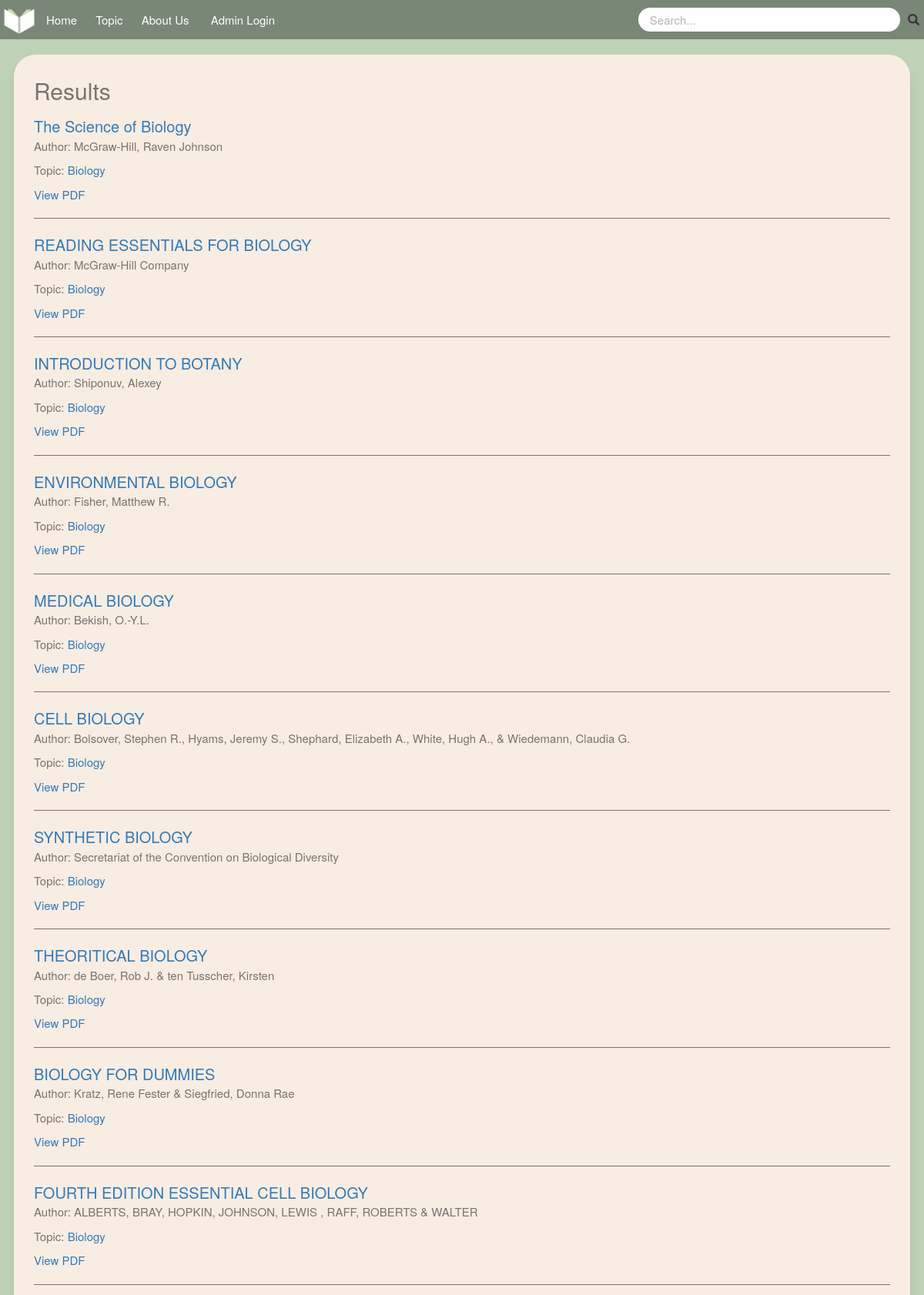
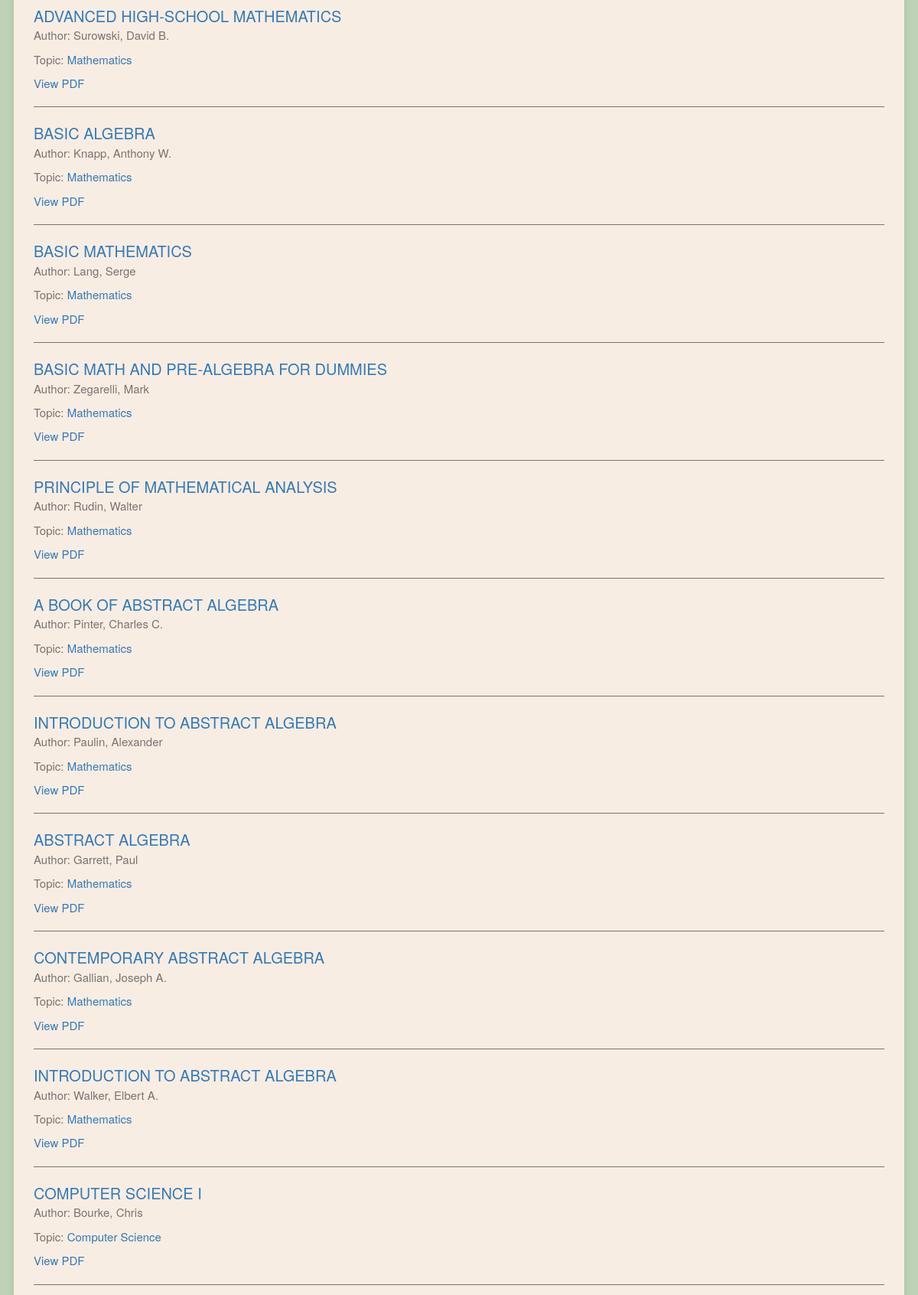
Screenshot of /all (upper part) with the database file from the repository (2 pictures, top to bottom).
### models.py (models this page shows, shortened)
class Book(db.Model):
    __bind_key__ = 'books'
    id = db.Column(db.Integer, primary_key=True)
    title = db.Column(db.String(400), nullable=False)
    author = db.Column(db.String(400), nullable=False)
    url = db.Column(db.String(600), nullable=False)
    topic = db.Column(db.String(20), nullable=False)
    summary = db.Column(db.Text, nullable=False)
    date_created = db.Column(db.DateTime, default=datetime.utcnow)

### main.py (the view)
@main.route('/all')
def all():
    books = Book.query.order_by(Book.date_created).all()
    return render_template('search.html', books=books)

### templates/search.html (shortened to what this page needs)
{% extends 'base.html' %}
{% block body %}
<div class="panel" style="width: 97%; overflow: auto; margin: 2rem auto; align-self: center;">
    <div style="overflow-y: scroll; max-height:80vh;">
        <p style="font-size: 3rem;">Results</p>
        {% if books|length < 1 %}
        <p>No results found</p>
        {% else %}
        {% for book in books %}
        <a href="/book/{{book.id}}" style="font-size: 2rem;">{{book.title}}</a>
        <p>Author: {{book.author}}</p>
        <p>Topic:<a href='/filter/{{book.topic}}'> {{book.topic}}</a></p>
        <a href={{book.url}} target="_blank" rel="noopener noreferrer">View PDF</a>
        <hr style="background-color: #787471ff; height: 1px; border: 0;">
        {% endfor %}
        {% endif %}
    </div>
</div>
{% endblock %}

### templates/base.html (shortened to what this page needs)
<!DOCTYPE html>
<html lang="en">
<head>
    <link rel="stylesheet" href="https://maxcdn.bootstrapcdn.com/bootstrap/3.3.7/css/bootstrap.min.css">
    <link rel="stylesheet" href="{{ url_for('static', filename='css/main.css') }}">
</head>
<body>
    <nav>
        <img src="{{url_for('static', filename='images/logo.png')}}" alt="Logo"
            style="float: left; width:5rem; height:5rem">
        <ul>
            <li><a href="{{url_for('main.index')}}" class="menu">Home</a></li>
            <li><a href="">Topic</a>
            </li>
            <li><a href="{{url_for('main.aboutus')}}" class="menu">About Us</a></li>
            <li>
                {% if not current_user.is_authenticated %}
                <a href="{{url_for('auth.login')}}" class="menu">Admin Login</a>
                {% endif %}
            </li>
        </ul>
        <span>
            <form action="/search" style="float: right;" method="POST">
                <input type="text" placeholder="Search..." name="search" id="search"
                    style="width: 34rem; margin-right: 0;">
                <button type="submit" class="glyphicon glyphicon-search"
                    style="border-style: none; background-color: transparent; margin-bottom: 1rem;"></button>
            </form>
        </span>
    </nav>
    {% block body %}{% endblock %}
</body>
</html>

### static/css/main.css (style rules this page uses)
body { font-size:1.5rem; background-color: #bdd2b6ff; }
input { padding: 0.5rem; border-radius: 9999px; padding-left: 1.5rem; padding-right: 1.5rem; margin: 1rem; border: none; outline: none !important; }
input::placeholder, textarea::placeholder { color:#bab3b1ff; opacity: 1; }
nav { overflow: auto; height: max-content; background: #798777ff; }
nav ul { margin:0; padding: 0; float: left; }
nav ul li { display: inline-block; }
nav ul li a { color: white; display: block; padding: 1.5rem 1rem; }
.panel { background-color: #f8ede3ff; border-radius: 28px; padding: 2.5rem; margin: 0.75rem; color: #787471ff; --tw-shadow: 0 10px 15px -3px rgba(0, 0, 0, 0.1), 0 4px 6px -2px rgba(0, 0, 0, 0.05); box-shadow: var(--tw-ring-offset-shadow, 0 0 #0000), var(--tw-ring-shadow, 0 0 #0000), var(--tw-shadow); height: fit-content; width: fit-content; overflow: auto; }

### rows the page displays
Book: title "The Science of Biology", author "McGraw-Hill, Raven Johnson", topic "Biology"
Book: title "READING ESSENTIALS FOR BIOLOGY", author "McGraw-Hill Company", topic "Biology"
Book: title "INTRODUCTION TO BOTANY", author "Shiponuv, Alexey", topic "Biology"
Book: title "ENVIRONMENTAL BIOLOGY", author "Fisher, Matthew R.", topic "Biology"
Book: title "MEDICAL BIOLOGY", author "Bekish, O.-Y.L.", topic "Biology"
Book: title "CELL BIOLOGY", author "Bolsover, Stephen R., Hyams, Jeremy S., Shephard, Elizabeth A., White, Hugh A., & Wiedemann, Claudia G.", topic "Biology"
Book: title "SYNTHETIC BIOLOGY", author "Secretariat of the Convention on Biological Diversity", topic "Biology"
Book: title "THEORITICAL BIOLOGY", author "de Boer, Rob J. & ten Tusscher, Kirsten", topic "Biology"
Book: title "BIOLOGY FOR DUMMIES", author "Kratz, Rene Fester & Siegfried, Donna Rae", topic "Biology"
Book: title "FOURTH EDITION ESSENTIAL CELL BIOLOGY", author "ALBERTS, BRAY, HOPKIN, JOHNSON, LEWIS , RAFF, ROBERTS & WALTER", topic "Biology"
Book: title "ADVANCED HIGH-SCHOOL MATHEMATICS", author "Surowski, David B.", topic "Mathematics"
Book: title "BASIC ALGEBRA", author "Knapp, Anthony W.", topic "Mathematics"
Book: title "BASIC MATHEMATICS", author "Lang, Serge", topic "Mathematics"
Book: title "BASIC MATH AND PRE-ALGEBRA FOR DUMMIES", author "Zegarelli, Mark", topic "Mathematics"
Book: title "PRINCIPLE OF MATHEMATICAL ANALYSIS", author "Rudin, Walter", topic "Mathematics"
Book: title "A BOOK OF ABSTRACT ALGEBRA", author "Pinter, Charles C.", topic "Mathematics"
Book: title "INTRODUCTION TO ABSTRACT ALGEBRA", author "Paulin, Alexander", topic "Mathematics"
Book: title "ABSTRACT ALGEBRA", author "Garrett, Paul", topic "Mathematics"
Book: title "CONTEMPORARY ABSTRACT ALGEBRA", author "Gallian, Joseph A.", topic "Mathematics"
Book: title "INTRODUCTION TO ABSTRACT ALGEBRA", author "Walker, Elbert A.", topic "Mathematics"
Book: title "COMPUTER SCIENCE I", author "Bourke, Chris", topic "Computer Science"
